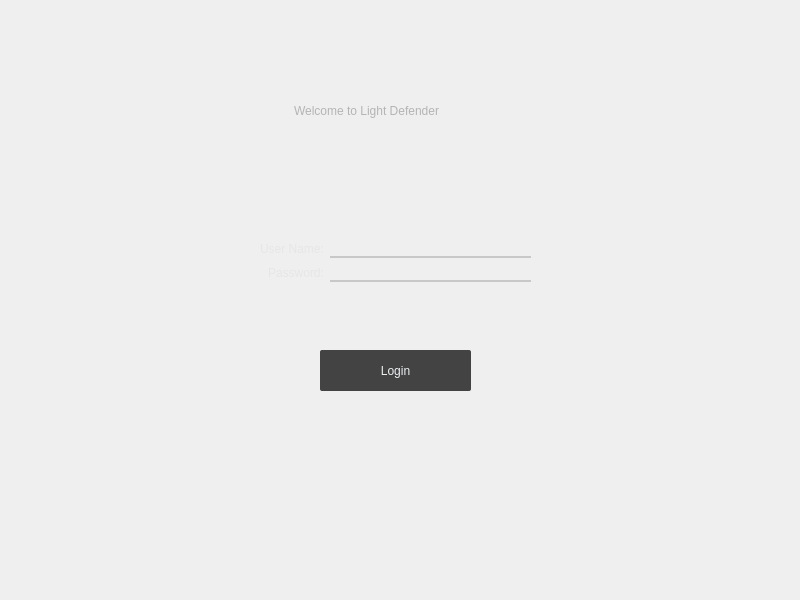
<?xml version="1.0" encoding="UTF-8"?>
<ui version="4.0">
 <class>MainWindow</class>
 <widget class="QMainWindow" name="MainWindow">
  <property name="geometry">
   <rect>
    <x>0</x>
    <y>0</y>
    <width>800</width>
    <height>600</height>
   </rect>
  </property>
  <property name="sizePolicy">
   <sizepolicy hsizetype="Fixed" vsizetype="Fixed">
    <horstretch>0</horstretch>
    <verstretch>0</verstretch>
   </sizepolicy>
  </property>
  <property name="palette">
   <palette>
    <active>
     <colorrole role="WindowText">
      <brush brushstyle="SolidPattern">
       <color alpha="255">
        <red>0</red>
        <green>0</green>
        <blue>0</blue>
       </color>
      </brush>
     </colorrole>
     <colorrole role="Light">
      <brush brushstyle="SolidPattern">
       <color alpha="255">
        <red>255</red>
        <green>255</green>
        <blue>255</blue>
       </color>
      </brush>
     </colorrole>
    </active>
    <inactive>
     <colorrole role="WindowText">
      <brush brushstyle="SolidPattern">
       <color alpha="255">
        <red>0</red>
        <green>0</green>
        <blue>0</blue>
       </color>
      </brush>
     </colorrole>
     <colorrole role="Light">
      <brush brushstyle="SolidPattern">
       <color alpha="255">
        <red>255</red>
        <green>255</green>
        <blue>255</blue>
       </color>
      </brush>
     </colorrole>
    </inactive>
    <disabled>
     <colorrole role="WindowText">
      <brush brushstyle="SolidPattern">
       <color alpha="255">
        <red>120</red>
        <green>120</green>
        <blue>120</blue>
       </color>
      </brush>
     </colorrole>
     <colorrole role="Light">
      <brush brushstyle="SolidPattern">
       <color alpha="255">
        <red>255</red>
        <green>255</green>
        <blue>255</blue>
       </color>
      </brush>
     </colorrole>
    </disabled>
   </palette>
  </property>
  <property name="windowTitle">
   <string>Light Defender</string>
  </property>
  <property name="windowIcon">
   <iconset>
    <normaloff>../face_detec/resources/bg4.jpg</normaloff>../face_detec/resources/bg4.jpg</iconset>
  </property>
  <property name="styleSheet">
   <string notr="true"/>
  </property>
  <widget class="QWidget" name="centralwidget">
   <property name="sizePolicy">
    <sizepolicy hsizetype="Fixed" vsizetype="Fixed">
     <horstretch>0</horstretch>
     <verstretch>0</verstretch>
    </sizepolicy>
   </property>
   <property name="minimumSize">
    <size>
     <width>800</width>
     <height>0</height>
    </size>
   </property>
   <property name="styleSheet">
    <string notr="true">#detectionPage{
	background-image: url(resources/system_bg);
}
#loginPage{
	background-image: url(resources/bg4);
}
#settingsPage{
	background-image: url(resources/bg4);
}
#facePage{
	background-image: url(resources/bg4);
}
QPushButton{
		
font: 20pt &quot;Agency FB&quot;;
  padding: 0;

  overflow: hidden;

  border-width: 0;
  outline: none;
  border-radius: 2px;
  box-shadow: 0 1px 4px rgba(0, 0, 0, .6);
  
  background-color: rgba(78, 78, 78,0.9);
  color: #ecf0f1;
  
  transition: background-color .3s;

}
QPushButton:hover{
	background-color: rgba(108,108,108,1);
}
QPushButton:pressed{
	background-color: rgba(48,48,48,1);
	color: rgb(255,255,255);
	border: 1px solid rgb(78,78,78);
}
QLabel#faceCoords, #laserCoords, #faceLabel, #laserLabel{
	color: rgb(200,200,200);
	font: 75 14pt &quot;Agency FB&quot;;
}
</string>
   </property>
   <widget class="QStackedWidget" name="sceneManager">
    <property name="geometry">
     <rect>
      <x>0</x>
      <y>0</y>
      <width>800</width>
      <height>600</height>
     </rect>
    </property>
    <widget class="QWidget" name="loginPage">
     <property name="styleSheet">
      <string notr="true">QLabel{
	font: 75 20pt &quot;Agency FB&quot;;
	color: rgb(230,230,230);
}

QLineEdit{
	background-color: transparent;
	border: 0px solid black;
	border-bottom: 2px solid rgb(200,200,200);
	outline:none;
	font: 20pt &quot;Agency FB&quot;;
	color: rgb(230,230,230);
}
QLineEdit:focus{
	border-color:dodgerBlue;
    box-shadow:0 0 8px 0 dodgerBlue;
}</string>
     </property>
     <widget class="QWidget" name="formLayoutWidget">
      <property name="geometry">
       <rect>
        <x>260</x>
        <y>240</y>
        <width>271</width>
        <height>111</height>
       </rect>
      </property>
      <layout class="QFormLayout" name="formLayout">
       <property name="rowWrapPolicy">
        <enum>QFormLayout::DontWrapRows</enum>
       </property>
       <property name="labelAlignment">
        <set>Qt::AlignRight|Qt::AlignTrailing|Qt::AlignVCenter</set>
       </property>
       <item row="0" column="0">
        <widget class="QLabel" name="label_2">
         <property name="styleSheet">
          <string notr="true"/>
         </property>
         <property name="text">
          <string>User Name:</string>
         </property>
         <property name="alignment">
          <set>Qt::AlignLeading|Qt::AlignLeft|Qt::AlignVCenter</set>
         </property>
        </widget>
       </item>
       <item row="0" column="1">
        <widget class="QLineEdit" name="userText">
         <property name="styleSheet">
          <string notr="true"/>
         </property>
         <property name="inputMethodHints">
          <set>Qt::ImhNone</set>
         </property>
        </widget>
       </item>
       <item row="1" column="0">
        <widget class="QLabel" name="label_4">
         <property name="styleSheet">
          <string notr="true"/>
         </property>
         <property name="text">
          <string>Password:</string>
         </property>
         <property name="alignment">
          <set>Qt::AlignLeading|Qt::AlignLeft|Qt::AlignVCenter</set>
         </property>
        </widget>
       </item>
       <item row="1" column="1">
        <widget class="QLineEdit" name="passText">
         <property name="styleSheet">
          <string notr="true"/>
         </property>
         <property name="inputMethodHints">
          <set>Qt::ImhHiddenText|Qt::ImhNoAutoUppercase|Qt::ImhNoPredictiveText|Qt::ImhSensitiveData</set>
         </property>
         <property name="echoMode">
          <enum>QLineEdit::Password</enum>
         </property>
        </widget>
       </item>
      </layout>
     </widget>
     <widget class="QLabel" name="label">
      <property name="geometry">
       <rect>
        <x>294</x>
        <y>90</y>
        <width>221</width>
        <height>41</height>
       </rect>
      </property>
      <property name="styleSheet">
       <string notr="true">font: 75 20pt &quot;Agency FB&quot;;
color: rgb(180,180,180);</string>
      </property>
      <property name="text">
       <string>Welcome to Light Defender</string>
      </property>
     </widget>
     <widget class="QPushButton" name="loginButton">
      <property name="geometry">
       <rect>
        <x>320</x>
        <y>350</y>
        <width>151</width>
        <height>41</height>
       </rect>
      </property>
      <property name="cursor">
       <cursorShape>PointingHandCursor</cursorShape>
      </property>
      <property name="styleSheet">
       <string notr="true">#loginButton{
	
	font: 20pt &quot;Agency FB&quot;;
  padding: 0;

  overflow: hidden;

  border-width: 0;
  outline: none;
  border-radius: 2px;
  box-shadow: 0 1px 4px rgba(0, 0, 0, .6);
  
  background-color: rgba(48, 48, 48,0.9);
  color: #ecf0f1;
  
  transition: background-color .3s;
}
#loginButton:hover{
	background-color: rgba(18, 18, 18,0.9);
}
#loginButton:pressed{
background-color: rgba(236, 240, 241, .3);
}
</string>
      </property>
      <property name="text">
       <string>Login</string>
      </property>
     </widget>
     <widget class="QLabel" name="loginMessage">
      <property name="geometry">
       <rect>
        <x>260</x>
        <y>390</y>
        <width>271</width>
        <height>61</height>
       </rect>
      </property>
      <property name="sizePolicy">
       <sizepolicy hsizetype="Expanding" vsizetype="Preferred">
        <horstretch>0</horstretch>
        <verstretch>0</verstretch>
       </sizepolicy>
      </property>
      <property name="styleSheet">
       <string notr="true">color: rgb(230,10,10);
font-weight: bold</string>
      </property>
      <property name="text">
       <string/>
      </property>
      <property name="scaledContents">
       <bool>true</bool>
      </property>
      <property name="alignment">
       <set>Qt::AlignCenter</set>
      </property>
      <property name="wordWrap">
       <bool>false</bool>
      </property>
     </widget>
    </widget>
    <widget class="QWidget" name="settingsPage">
     <property name="styleSheet">
      <string notr="true">QLabel{
	font: 75 20pt &quot;Agency FB&quot;;
	color: rgb(230,230,230);
}
QCheckBox{
font: 75 20pt &quot;Agency FB&quot;;
	color: rgb(230,230,230);
}
QRadioButton{
	font: 75 20pt &quot;Agency FB&quot;;
	font-weight: bold;
	color: rgb(50,50,50);
}

QLineEdit{
	background-color: transparent;
	border: 0px solid black;
	border-bottom: 2px solid rgb(200,200,200);
	outline:none;
	font: 20pt &quot;Agency FB&quot;;
	color: rgb(230,230,230);
}
QLineEdit:focus{
	border-color:dodgerBlue;
    box-shadow:0 0 8px 0 dodgerBlue;
}
QPushButton{
	
	font: 20pt &quot;Agency FB&quot;;
  padding: 0;

  overflow: hidden;

  border-width: 0;
  outline: none;
  border-radius: 2px;
  box-shadow: 0 1px 4px rgba(0, 0, 0, .6);
  
  background-color: rgba(48, 48, 48,0.9);
  color: #ecf0f1;
  
  transition: background-color .3s;
}
QPushButton:hover{
	background-color: rgba(18, 18, 18,0.9);
}
QPushButton:pressed{
background-color: rgba(236, 240, 241, .3);
}
</string>
     </property>
     <widget class="QWidget" name="formLayoutWidget_2">
      <property name="geometry">
       <rect>
        <x>220</x>
        <y>180</y>
        <width>341</width>
        <height>290</height>
       </rect>
      </property>
      <layout class="QFormLayout" name="formLayout_2">
       <property name="rowWrapPolicy">
        <enum>QFormLayout::DontWrapRows</enum>
       </property>
       <property name="labelAlignment">
        <set>Qt::AlignLeading|Qt::AlignLeft|Qt::AlignVCenter</set>
       </property>
       <item row="0" column="0">
        <widget class="QLabel" name="label_3">
         <property name="styleSheet">
          <string notr="true"/>
         </property>
         <property name="text">
          <string>Phone Number:</string>
         </property>
         <property name="alignment">
          <set>Qt::AlignLeading|Qt::AlignLeft|Qt::AlignVCenter</set>
         </property>
        </widget>
       </item>
       <item row="0" column="1">
        <widget class="QLineEdit" name="phoneText">
         <property name="styleSheet">
          <string notr="true"/>
         </property>
        </widget>
       </item>
       <item row="1" column="0">
        <widget class="QLabel" name="label_5">
         <property name="styleSheet">
          <string notr="true"/>
         </property>
         <property name="text">
          <string>Notification Interval:</string>
         </property>
         <property name="alignment">
          <set>Qt::AlignLeading|Qt::AlignLeft|Qt::AlignVCenter</set>
         </property>
        </widget>
       </item>
       <item row="1" column="1">
        <widget class="QLineEdit" name="intervalText">
         <property name="styleSheet">
          <string notr="true"/>
         </property>
        </widget>
       </item>
       <item row="2" column="0">
        <widget class="QCheckBox" name="notificationBox">
         <property name="layoutDirection">
          <enum>Qt::LeftToRight</enum>
         </property>
         <property name="autoFillBackground">
          <bool>false</bool>
         </property>
         <property name="styleSheet">
          <string notr="true"/>
         </property>
         <property name="text">
          <string>Enable Notifications</string>
         </property>
        </widget>
       </item>
       <item row="3" column="0">
        <widget class="QCheckBox" name="muteBox">
         <property name="layoutDirection">
          <enum>Qt::LeftToRight</enum>
         </property>
         <property name="autoFillBackground">
          <bool>false</bool>
         </property>
         <property name="styleSheet">
          <string notr="true"/>
         </property>
         <property name="text">
          <string>Enable Sounds</string>
         </property>
        </widget>
       </item>
       <item row="4" column="0">
        <widget class="QLabel" name="label_7">
         <property name="styleSheet">
          <string notr="true"/>
         </property>
         <property name="text">
          <string>Laser Control:</string>
         </property>
         <property name="alignment">
          <set>Qt::AlignLeading|Qt::AlignLeft|Qt::AlignVCenter</set>
         </property>
        </widget>
       </item>
       <item row="5" column="0">
        <widget class="QRadioButton" name="autoRadio">
         <property name="text">
          <string>Auto</string>
         </property>
        </widget>
       </item>
       <item row="6" column="0">
        <widget class="QRadioButton" name="manualRadio">
         <property name="text">
          <string>Manual</string>
         </property>
        </widget>
       </item>
      </layout>
     </widget>
     <widget class="QLabel" name="label_6">
      <property name="geometry">
       <rect>
        <x>330</x>
        <y>90</y>
        <width>111</width>
        <height>41</height>
       </rect>
      </property>
      <property name="styleSheet">
       <string notr="true">font: 75 20pt &quot;Agency FB&quot;;
color: rgb(180,180,180);</string>
      </property>
      <property name="text">
       <string>User Settings</string>
      </property>
     </widget>
     <widget class="QPushButton" name="saveButton">
      <property name="geometry">
       <rect>
        <x>230</x>
        <y>480</y>
        <width>151</width>
        <height>41</height>
       </rect>
      </property>
      <property name="cursor">
       <cursorShape>PointingHandCursor</cursorShape>
      </property>
      <property name="styleSheet">
       <string notr="true">#loginButton{
	
	font: 20pt &quot;Agency FB&quot;;
  padding: 0;

  overflow: hidden;

  border-width: 0;
  outline: none;
  border-radius: 2px;
  box-shadow: 0 1px 4px rgba(0, 0, 0, .6);
  
  background-color: rgba(48, 48, 48,0.9);
  color: #ecf0f1;
  
  transition: background-color .3s;
}
#loginButton:hover{
	background-color: rgba(18, 18, 18,0.9);
}
#loginButton:pressed{
background-color: rgba(236, 240, 241, .3);
}
</string>
      </property>
      <property name="text">
       <string>Save</string>
      </property>
     </widget>
     <widget class="QPushButton" name="backButton">
      <property name="geometry">
       <rect>
        <x>400</x>
        <y>480</y>
        <width>151</width>
        <height>41</height>
       </rect>
      </property>
      <property name="cursor">
       <cursorShape>PointingHandCursor</cursorShape>
      </property>
      <property name="styleSheet">
       <string notr="true">#loginButton{
	
	font: 20pt &quot;Agency FB&quot;;
  padding: 0;

  overflow: hidden;

  border-width: 0;
  outline: none;
  border-radius: 2px;
  box-shadow: 0 1px 4px rgba(0, 0, 0, .6);
  
  background-color: rgba(48, 48, 48,0.9);
  color: #ecf0f1;
  
  transition: background-color .3s;
}
#loginButton:hover{
	background-color: rgba(18, 18, 18,0.9);
}
#loginButton:pressed{
background-color: rgba(236, 240, 241, .3);
}
</string>
      </property>
      <property name="text">
       <string>Back</string>
      </property>
     </widget>
     <widget class="QLabel" name="errorMessage">
      <property name="geometry">
       <rect>
        <x>230</x>
        <y>530</y>
        <width>321</width>
        <height>61</height>
       </rect>
      </property>
      <property name="sizePolicy">
       <sizepolicy hsizetype="Expanding" vsizetype="Preferred">
        <horstretch>0</horstretch>
        <verstretch>0</verstretch>
       </sizepolicy>
      </property>
      <property name="styleSheet">
       <string notr="true">color: rgb(230,10,10);
font-weight: bold</string>
      </property>
      <property name="text">
       <string/>
      </property>
      <property name="scaledContents">
       <bool>true</bool>
      </property>
      <property name="alignment">
       <set>Qt::AlignCenter</set>
      </property>
      <property name="wordWrap">
       <bool>false</bool>
      </property>
     </widget>
    </widget>
    <widget class="QWidget" name="facePage">
     <property name="styleSheet">
      <string notr="true">QLabel{
	font: 75 20pt &quot;Agency FB&quot;;
	color: rgb(230,230,230);
}
QCheckBox{
font: 75 20pt &quot;Agency FB&quot;;
	color: rgb(230,230,230);
}
QRadioButton{
	font: 75 20pt &quot;Agency FB&quot;;
	font-weight: bold;
	color: rgb(50,50,50);
}

QLineEdit{
	background-color: transparent;
	border: 0px solid black;
	border-bottom: 2px solid rgb(200,200,200);
	outline:none;
	font: 20pt &quot;Agency FB&quot;;
	color: rgb(230,230,230);
}
QLineEdit:focus{
	border-color:dodgerBlue;
    box-shadow:0 0 8px 0 dodgerBlue;
}
QPushButton{
	
	font: 20pt &quot;Agency FB&quot;;
  padding: 0;

  overflow: hidden;

  border-width: 0;
  outline: none;
  border-radius: 2px;
  box-shadow: 0 1px 4px rgba(0, 0, 0, .6);
  
  background-color: rgba(48, 48, 48,0.9);
  color: #ecf0f1;
  
  transition: background-color .3s;
}
QPushButton:hover{
	background-color: rgba(18, 18, 18,0.9);
}
QPushButton:pressed{
background-color: rgba(236, 240, 241, .3);
}
</string>
     </property>
    </widget>
    <widget class="QWidget" name="detectionPage">
     <widget class="QWidget" name="gridLayoutWidget">
      <property name="geometry">
       <rect>
        <x>80</x>
        <y>20</y>
        <width>644</width>
        <height>562</height>
       </rect>
      </property>
      <layout class="QGridLayout" name="gridLayout" rowstretch="0,0,0">
       <item row="1" column="0">
        <layout class="QHBoxLayout" name="horizontalLayout_4">
         <item>
          <widget class="QPushButton" name="startButton">
           <property name="cursor">
            <cursorShape>PointingHandCursor</cursorShape>
           </property>
           <property name="text">
            <string>Start</string>
           </property>
          </widget>
         </item>
         <item>
          <widget class="QPushButton" name="stopButton">
           <property name="cursor">
            <cursorShape>PointingHandCursor</cursorShape>
           </property>
           <property name="text">
            <string>Stop</string>
           </property>
          </widget>
         </item>
         <item>
          <widget class="QPushButton" name="settingsButton">
           <property name="cursor">
            <cursorShape>PointingHandCursor</cursorShape>
           </property>
           <property name="text">
            <string>Settings</string>
           </property>
          </widget>
         </item>
        </layout>
       </item>
       <item row="0" column="0">
        <layout class="QHBoxLayout" name="horizontalLayout_3">
         <item>
          <widget class="QLabel" name="imageLabel">
           <property name="sizePolicy">
            <sizepolicy hsizetype="Preferred" vsizetype="Preferred">
             <horstretch>0</horstretch>
             <verstretch>0</verstretch>
            </sizepolicy>
           </property>
           <property name="maximumSize">
            <size>
             <width>640</width>
             <height>480</height>
            </size>
           </property>
           <property name="text">
            <string/>
           </property>
           <property name="pixmap">
            <pixmap>../face_detec/resources/bg3.jpg</pixmap>
           </property>
           <property name="scaledContents">
            <bool>true</bool>
           </property>
          </widget>
         </item>
        </layout>
       </item>
       <item row="2" column="0">
        <layout class="QHBoxLayout" name="horizontalLayout">
         <item>
          <widget class="QLabel" name="faceLabel">
           <property name="text">
            <string>Face coordinates:</string>
           </property>
           <property name="alignment">
            <set>Qt::AlignRight|Qt::AlignTrailing|Qt::AlignVCenter</set>
           </property>
          </widget>
         </item>
         <item>
          <widget class="QLabel" name="faceCoords">
           <property name="text">
            <string/>
           </property>
          </widget>
         </item>
         <item>
          <widget class="QLabel" name="laserLabel">
           <property name="text">
            <string>Laser coordinates:</string>
           </property>
           <property name="alignment">
            <set>Qt::AlignRight|Qt::AlignTrailing|Qt::AlignVCenter</set>
           </property>
          </widget>
         </item>
         <item>
          <widget class="QLabel" name="laserCoords">
           <property name="text">
            <string/>
           </property>
          </widget>
         </item>
        </layout>
       </item>
      </layout>
     </widget>
    </widget>
   </widget>
  </widget>
 </widget>
 <resources/>
 <connections/>
</ui>
